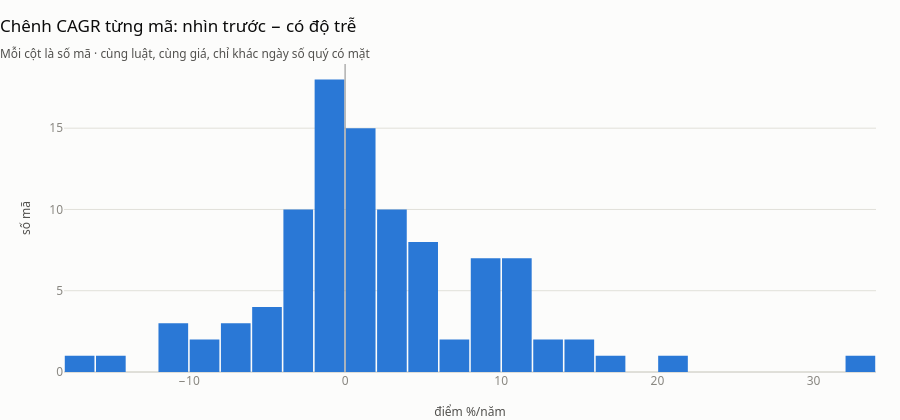

Write notebook code for a chart like this one.
### Code cell
fig = go.Figure(go.Histogram(x=kq_cb["chênh"] * 100, nbinsx=40, marker=dict(color=CHUOI[0], line=dict(width=0))))
fig.add_vline(x=0, line_width=1, line_color="#888")
fig.update_layout(
    title_text="Chênh CAGR từng mã: nhìn trước − có độ trễ<br>"
    "<sub style='color:#52514e'>Mỗi cột là số mã · cùng luật, cùng giá, chỉ khác ngày số quý có mặt</sub>",
    xaxis_title="điểm %/năm", yaxis_title="số mã", height=420, showlegend=False, bargap=0.05,
)
fig

### Figure 1 — Plotly figure (JSON) as saved in the notebook; plotly's stock layout.template omitted (floating-point values rounded to 4 significant figures)
{"data": [{"marker": {"color": "#2a78d6", "line": {"width": 0}}, "nbinsx": 40, "type": "histogram", "x": [-6.965, 11.68, 4.14, -1.136, 14.08, 5.991, 4.306, -10.42, 32.1, 4.329, 0.7388, -3.666, -5.914, -0.9798, 8.11, 10.4, 8.462, -1.99, -3.598, -0.5772, -0.1961, 12.25, -0.2688, 15.94, -14.65, -5.318, -1.558, 9.37, 3.327, 20.05, -0.6809, 11.18, -7.29, 0.9007, 5.743, -3.791, 11.91, 9.506, -0.4278, -11.78, 4.732, -2.07, 3.775, 0.7877, 0.1493, 1.045, 3.35, -11.18, -0.1713, 0.1672, -8.335, 0.0, -2.448, -8.921, 7.886, -2.002, -1.972, 0.8105, 10.33, 5.485, 11.18, 13.55, -4.926, -0.8841, -6.763, 8.178, -1.711, -0.01617, 2.693, 0.7414, 17.25, 3.352, 7.225, 8.971, 5.252, -1.985, 0.01433, 2.206, 11.52, -5.011, -1.198, 2.945, 0.8639, 1.345, 3.372, -2.956, 8.951, -1.998, 0.0, 0.0, 3.162, -1.028, -3.697, 0.0, 2.192, -16.04, -3.863, -3.829]}], "layout": {"bargap": 0.05, "height": 420, "shapes": [{"line": {"color": "#888", "width": 1}, "type": "line", "x0": 0, "x1": 0, "xref": "x", "y0": 0, "y1": 1, "yref": "y domain"}], "showlegend": false, "title": {"text": "Chênh CAGR từng mã: nhìn trước − có độ trễ<br><sub style='color:#52514e'>Mỗi cột là số mã · cùng luật, cùng giá, chỉ khác ngày số quý có mặt</sub>"}, "xaxis": {"title": {"text": "điểm %/năm"}}, "yaxis": {"title": {"text": "số mã"}}}}
